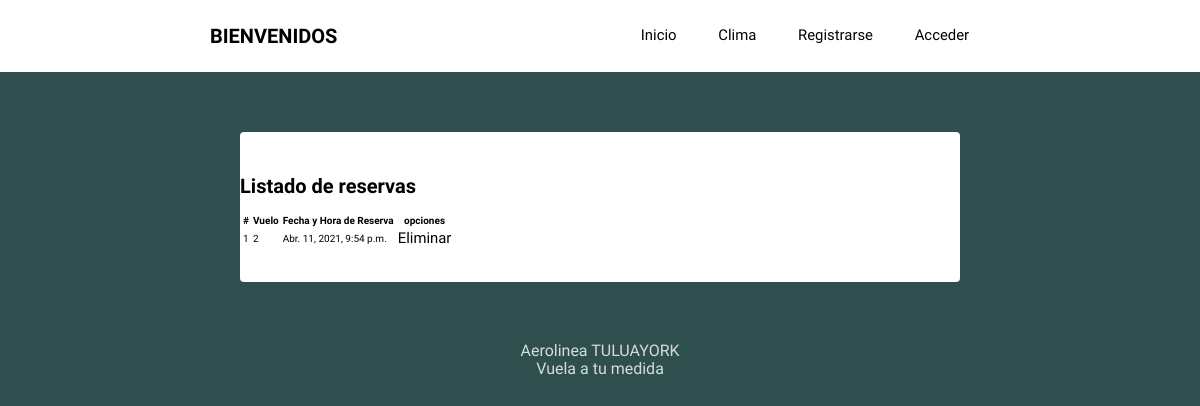
Screenshot of /mostrar_reserva/ with the database file from the repository.
### Tuluayork/models.py (models this page shows, shortened)
class Reserva(models.Model):
    id = models.AutoField(primary_key=True)
    user = models.ForeignKey(User, on_delete = models.CASCADE)
    idVuelo = models.IntegerField(blank= False, null= False)
    fechaHoraReserva = models.DateTimeField(default = timezone.now)
    estado = models.BooleanField('Estado', default = True)
    class Meta:
        verbose_name = 'Reserva'
        verbose_name_plural = 'Reservas'

### Tuluayork/views.py (the view)
# urls.py: path('mostrar_reserva/', views.mostrarReservas, name ='mostrarReservas'),
def mostrarReservas(request):
    reservas = Reserva.objects.all()
    return render(request, 'Tuluayork/mostar_reserva.html', {'reservas': reservas})

### Tuluayork/templates/Tuluayork/mostar_reserva.html
{% extends 'Tuluayork/layout.html' %}
{% block content1 %}
<a class="intex" href="{% url 'index' %}">Inicio</a>
<a class="intex" href="{% url 'weather' %}">Clima</a>
    {% if request.user.is_authenticated %}
        {% ifequal request.user.is_staff True %}
        <a class="mostrarVuelos" href="{% url 'mostarVuelos' %}">Vuelos</a>
        <a class="mostarusuario" href="{% url 'mostarusuario' %}">Clientes</a>
        <li><a href="{% url 'logout' %}">Logout</a></li>
        {%endifequal%}
        {% ifequal request.user.is_staff False %}
        <a class="mostrarVuelosAbril" href="{% url 'mostrarVuelosAbril' %}">Vuelos</a>
        <li><a href="{% url 'logout' %}">Logout</a></li>
        {%endifequal%}
    {% else %}
    <li><a href="{% url 'register' %}">Registrarse</a></li>
    <li><a href="{% url 'login' %}">Acceder</a></li>
    {%endif%}
{% endblock content1 %}
{% block content%}
{% if reservas%}
  <div class="container">
    <h1>Listado de reservas</h1>
    <table class="table table-striped table-hover">
        <thead>
            <tr>
                <th>#</th>
                <th>Vuelo</th>
                <th>Fecha y Hora de Reserva</th>
                <th>opciones</th>
            </tr>
        </thead>
        <tbody>
            {% for Reserva in reservas %}
            <tr>
                <td>{{ Reserva.id}}</td>
                <td>{{ Reserva.idVuelo}}</td>
                <td>{{ Reserva.fechaHoraReserva }}</td>
                <td>
                    <a href="{% url 'eliminarReservas' Reserva.id %}">Eliminar</a>
                </td>
            </tr>
            {% endfor %}
        </tbody>
    </table>
    <br>
  </div>
   {% else %}
   <h1>No existen reservas</h1>
   {% endif %}
{% endblock%}

### Tuluayork/static/style.css (style rules this page uses)
body { background: #2F4F4F; font-size: 62.5%; font-family: 'Varela Round', Helvetica, Arial, serif; }
a { font-size: .93rem; text-decoration: none; color: black; }

### rows the page displays
Reserva: id "1", idVuelo "2", fechaHoraReserva "Abr. 11, 2021, 9:54 p.m."
